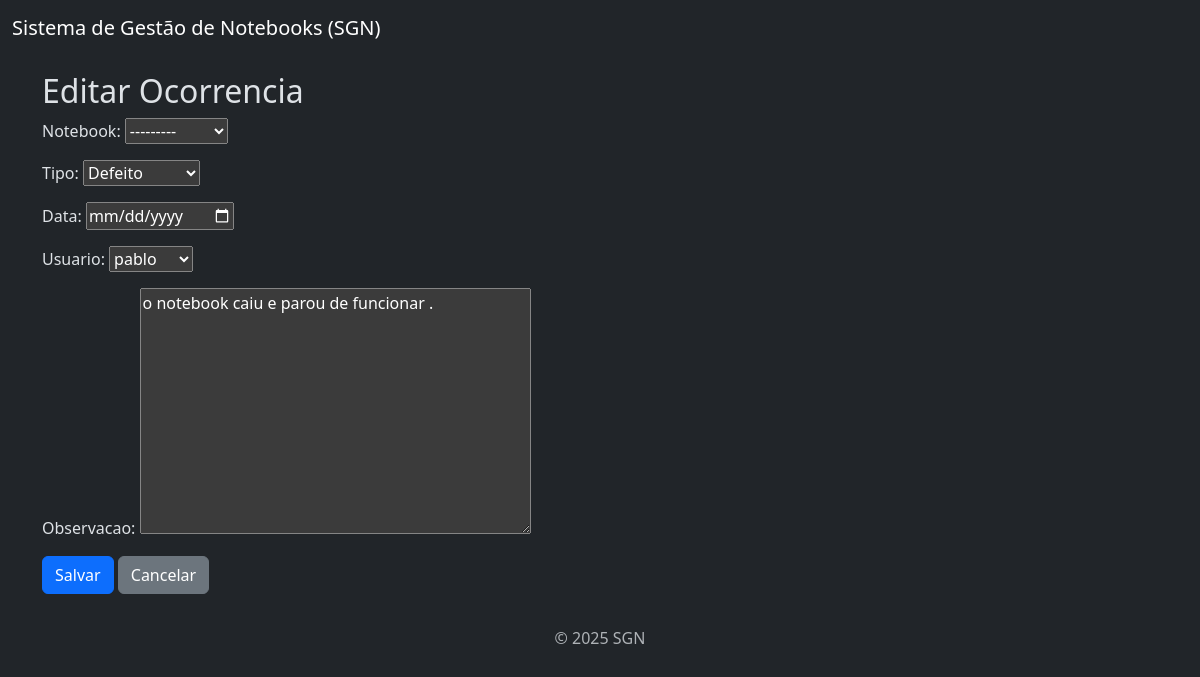
Page /ocorrencia/ocorrencia/2/editar/ on the committed database.
### ocorrencia/models.py (models this page shows, shortened)
class Ocorrencia(models.Model):
    notebook = models.ForeignKey(Notebook, on_delete=models.CASCADE, null=True, blank =True)  #ForeignKey = ligação com outra tabela
    tipo = models.CharField(max_length=50, choices=[
        ('manutenção','Manutenção'),
        ('perda', 'Perda'),
        ('defeito', 'Defeito'),
        ('outro', 'Outro'),
    ])
    usuario = models.ForeignKey(Usuario, on_delete=models.CASCADE, null=True, blank=True)  # ligação do campo usuario dentro de ocorrencia
    data = models.DateTimeField(null=True, blank=True)  #preenche automaticamente com o momento em que a ocorrência for criada
    observacao = models.TextField()

### ocorrencia/views.py (the view)
# urls.py: path('ocorrencia/<int:pk>/editar/', views.editar_ocorrencia, name='editar_ocorrencia'),
def editar_ocorrencia(request, pk):
    ocorrencia = get_object_or_404(Ocorrencia, pk=pk)
    if request.method == 'POST':
        form = OcorrenciaForm(request.POST, instance=ocorrencia)
        if form.is_valid():
            form.save()
            return redirect('lista_ocorrencia')
    else:
        form = OcorrenciaForm(instance=ocorrencia)
    return render(request, 'ocorrencia/form.html', {'form': form})

### ocorrencia/forms.py
class OcorrenciaForm(forms.ModelForm):
    class Meta:
        model = Ocorrencia
        fields = ['notebook','tipo','data','usuario','observacao']
        widgets = {
            'data': forms.DateInput(attrs={'type': 'date'}),  # aparece o caléndario
        }

### modelo/models.py (called while the page is built)
    def __str__(self):
        return self.modelo

### notebook/models.py (called while the page is built)
    def __str__(self):
        return str(self.modelo)

### user/models.py (called while the page is built)
    def __str__(self):
        return self.nome

### ocorrencia/templates/ocorrencia/form.html (shortened to what this page needs)
{% extends "base.html" %}
{% block content %}
  <h2>{% if form.instance.pk %}Editar Ocorrencia{% else %}Criar Ocorrencia{% endif %}</h2>
  <form method="post" novalidate>
    {{ form.as_p }}
    <button type="submit" class="btn btn-primary">Salvar</button>
    <a href="{% url 'lista_ocorrencia' %}" class="btn btn-secondary">Cancelar</a>
  </form>
{% endblock %}

### rows in the picture
Ocorrencia: notebook "---------", tipo "Defeito", usuario "pablo", observacao "o notebook caiu e parou de funcionar ."
